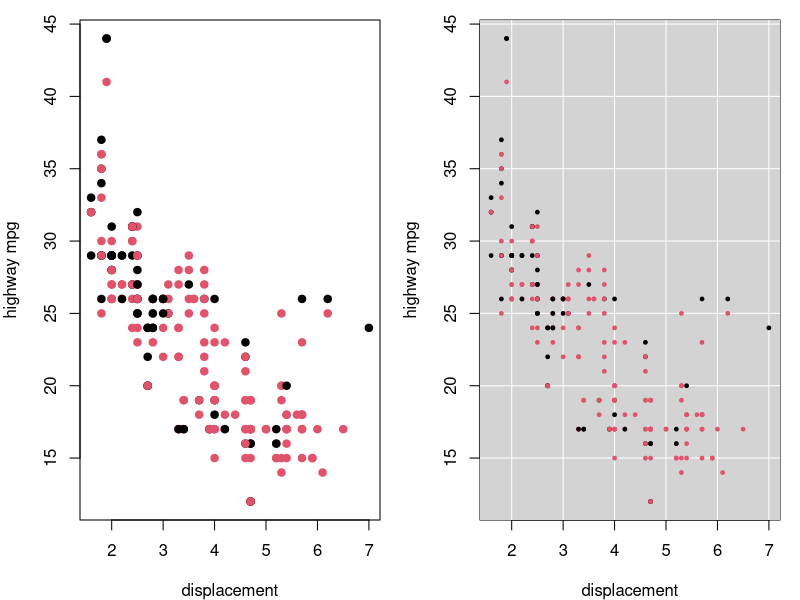
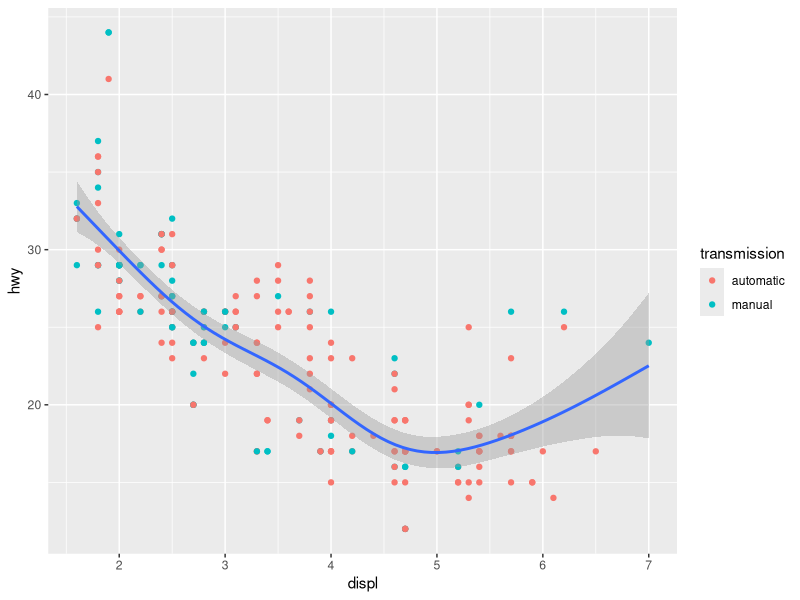
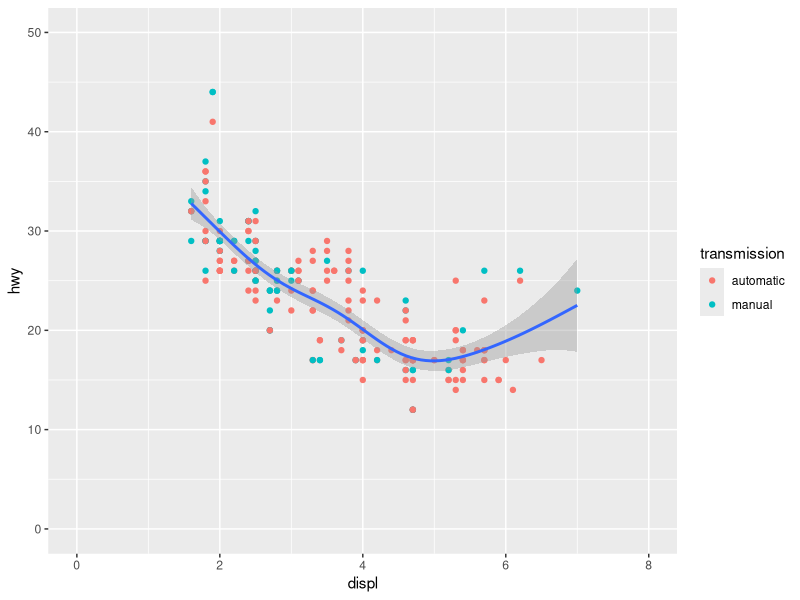
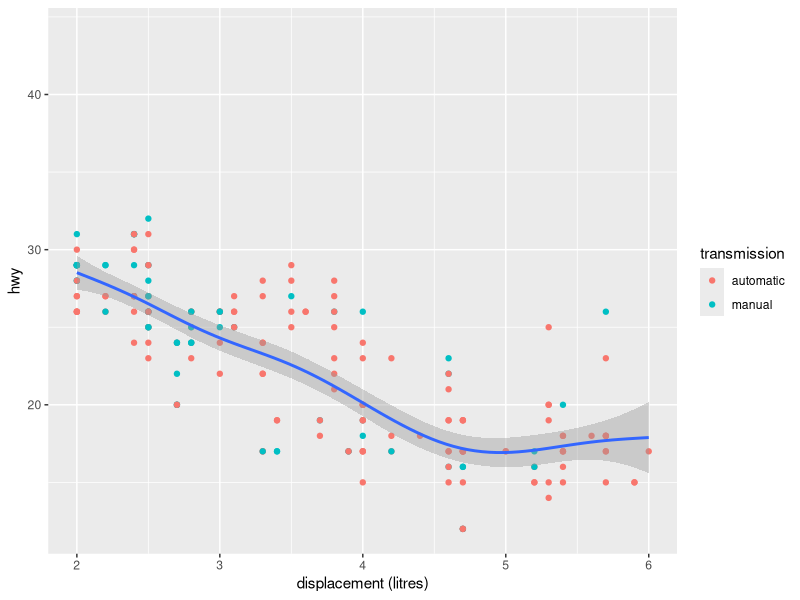
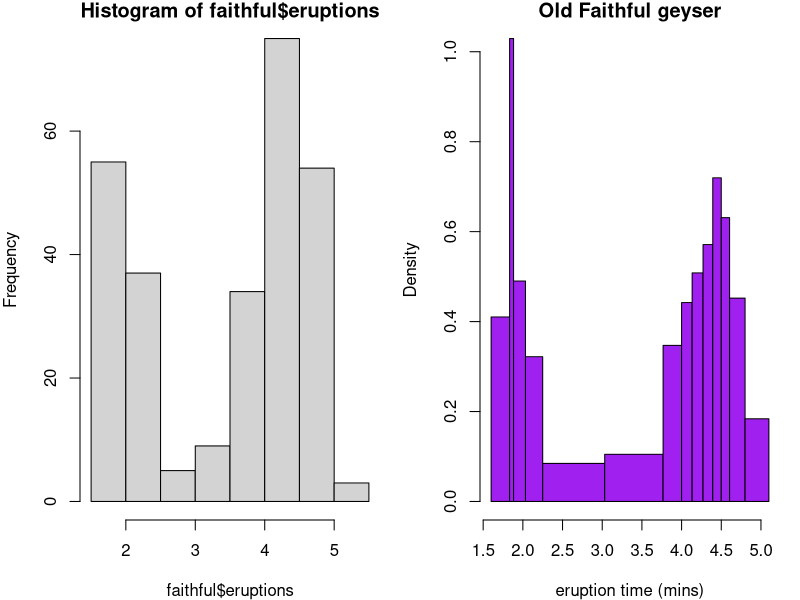
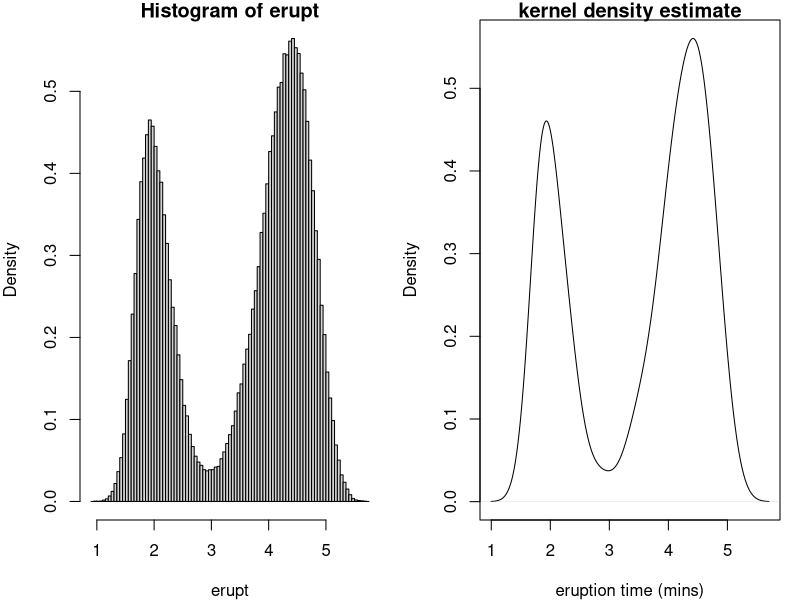
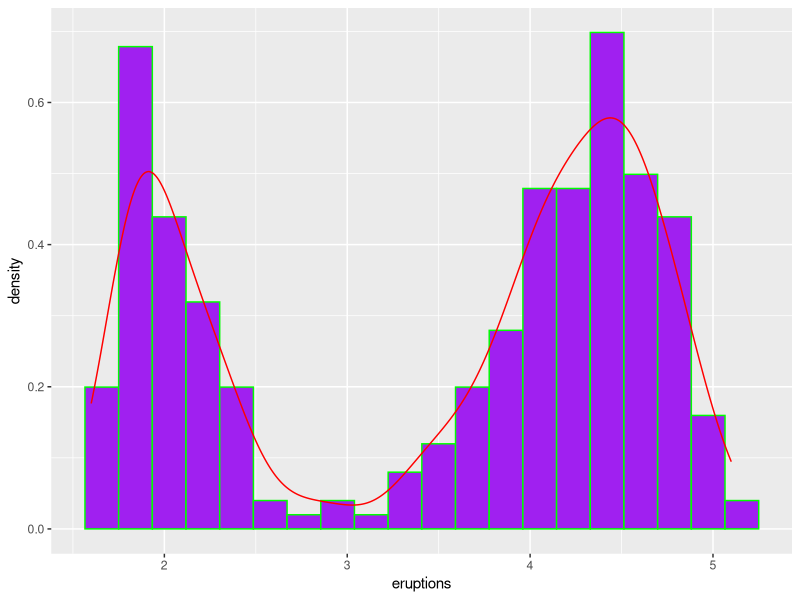
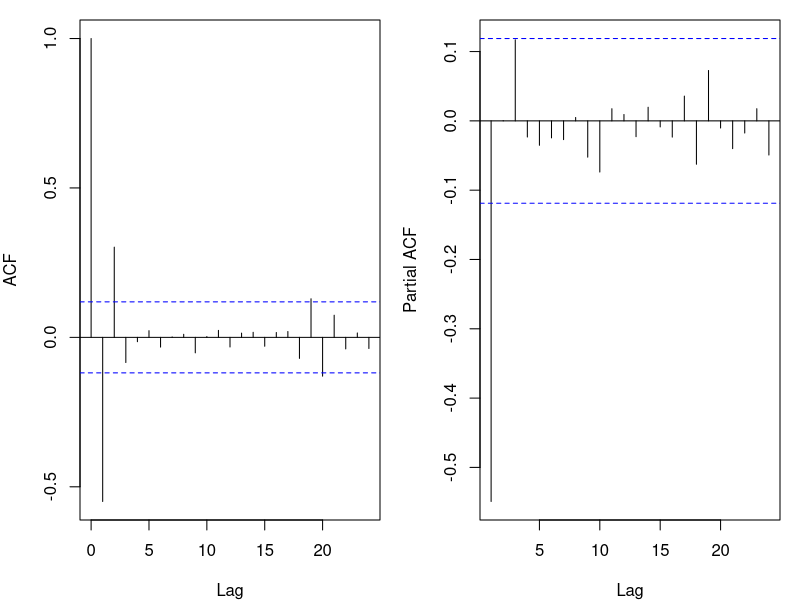

The R source for these figures, in order:
## scatterplots...

library(ggplot2)
head(mpg)
mpg$transmission <- rep("manual",nrow(mpg)) ## simplified transmission variable
mpg$transmission[grep("auto",mpg$trans)] <- "automatic" ## note automatics

par(mfrow=c(1,2),mar=c(4,4,1,1)) ## two panel window

plot(mpg$displ,mpg$hwy,xlab="displacement",ylab="highway mpg",
     pch=19,col=(mpg$transmission=="automatic")+1)


plot(mpg$displ,mpg$hwy,xlab="displacement",ylab="highway mpg",type="n") # empty plot
rect(0,0,8,50,col="lightgrey") # add a grey rectangle over plot area 
abline(v=2:7,h=seq(10,45,by=5),col="white") # add grid lines
points(mpg$displ,mpg$hwy,col=(mpg$transmission=="automatic")+1,pch=19,cex=.5) # data


a <- ggplot(mpg,aes(x=displ,y=hwy)) 
a <- a + geom_point(aes(colour=transmission)) 
a <- a + geom_smooth(method="gam",formula=y~s(x)) ## add a smooth as it's easy!
a    ## 'print' plot object 'a' - that is plot it!

b1 <- a + coord_cartesian(xlim=c(0,8),ylim=c(0,50))
b1

b2 <- a + scale_x_continuous(limits=c(2,6),name="displacement (litres)")
b2

postscript("some-plot.eps",width=8,height=3)
## the code to produce the plot goes here - e.g. from previous section
dev.off()

ggsave("some-plot.eps",width=5,height=3)


## univariate - continuous

library(ggplot2)
par(mfrow=c(1,2)) ## set up to allow 2 histograms side by side
hist(faithful$eruptions) ## default
hist(faithful$eruptions,breaks=quantile(faithful$eruptions,seq(0,1,length=15)),
     xlab="eruption time (mins)",main="Old Faithful geyser",col="purple")


n <- nrow(faithful);set.seed(8)
erupt <- faithful$eruption + rnorm(n*1000,sd=.2) ## simulate much bigger sample
hist(erupt,breaks=100,freq=FALSE) ## plot it

plot(density(faithful$eruptions,adjust=0.6),type="l",
xlab="eruption time (mins)",main="kernel density estimate")


ggplot(faithful,aes(x=eruptions,after_stat(density))) + ## data, base mappings etc
geom_histogram(bins=20,col="green",fill="purple") +     ## garish histogram
geom_density(adjust=.5,col="red")                       ## added kernel density estimate


par(mfrow=c(1,2))
acf(faithful$eruptions); pacf(faithful$eruptions)


## univariate discrete

d <- c(3362,428,290,369,978,1723,2471,3731,5607,7926,12934,20688,29905,
       40456,53579,84784,106448,136269,150325,178684) ## all deaths
cd <- c(3,1,3,10,26,65,133,257,438,740,1418,2587,4250,6337,8528,13388,
        18622,25220,27718,30247)  ## Covid-19 deaths
names(cd) <- names(d) <- c("0","1-4","5-9","10-14","15-19","20-24","25-29",
           "30-34","35-39","40-44","45-49","50-54","55-59","60-64","65-69",
           "70-74","75-79","80-84","85-89","90+") ## ONS age classes

par(mfrow=c(1,2))
barplot(d,las=2,main="All deaths Mar 20-Aug 21")
barplot(cd,ylim=c(0,max(d)),las=2,main="Covid deaths Mar 20-Aug 21")

par(mfrow=c(1,2))
D <- rbind(cd,d-cd) ## create matrix of counts to plot
rownames(D) <- c("covid","not covid")
barplot(D,las=2,main="All deaths Mar 20-Aug 21",legend.text=TRUE,
args.legend=list(x=7,y=150000)) 
barplot(D[,1:10],las=2,main="Age 0-44 deaths  Mar 20-Aug 21")

library(ggplot2)

n <- length(d)
age <- factor(1:n);levels(age) <- names(d) ## age class as a factor
ggdat <- data.frame(age=c(age,age),deaths=c(cd,d-cd),
         type=c(rep("covid",n),rep("not covid",n))) ## tidy data frame
ggplot(ggdat,aes(x=age,y=deaths,fill=type)) + geom_col() +
       labs(title="All UK deaths Mar 2020 - Aug 2021")


## boxplots
head(ToothGrowth)
par(mfrow=c(1,3),mar=c(5,5,1,1))
boxplot(len~supp,data=ToothGrowth,cex.lab=1.5)
boxplot(len~dose,data=ToothGrowth,cex.lab=1.5)
boxplot(len~dose+supp,data=ToothGrowth,cex.lab=1.5)

library(ggplot2)

ToothGrowth$comb <- with(ToothGrowth,paste(supp,dose))

ggplot(ToothGrowth,aes(y=len,group=comb)) + geom_boxplot()

ggplot(ToothGrowth,aes(y=len,x=as.factor(dose))) + geom_violin()

## 3D plots

foo <- function(x,y) { ## function to be visualized
  r <- sqrt(x^2+y^2)
  exp(-r*2)*cos(r*10)
} ## foo
n <- 50; x <- seq(-1,1,length=n); y <- seq(-1,1,length=n)
xy = expand.grid(x=x,y=y) ## regular x,y grid over 
xy$z <- foo(xy$x,xy$y)    ## evaluate foo on the grid
z <- matrix(xy$z,n,n)     ## put evaluated function in a matrix
par(mfrow=c(1,3),mar=c(4,4,1,1)) ## divide plot devise into 3 columns
persp(x,y,z,theta=30,phi=30,col="lightblue",shade=.3) 
image(x,y,z)
contour(x,y,z,xlab="x",ylab="y")

ggplot(xy,aes(x=x,y=y)) + geom_raster(aes(fill=z)) + geom_contour(aes(z=z))
